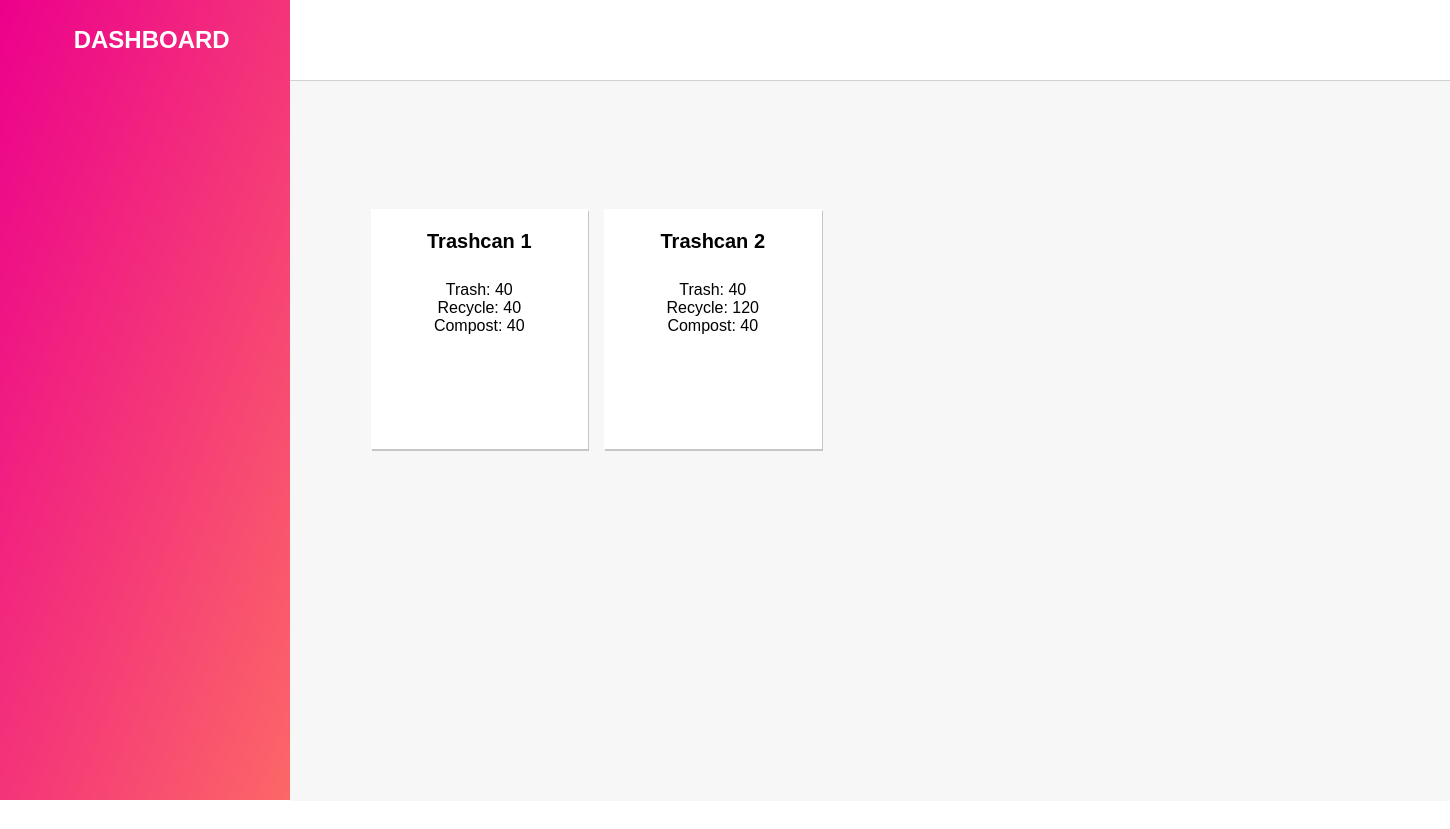
Before: / with the older database file.
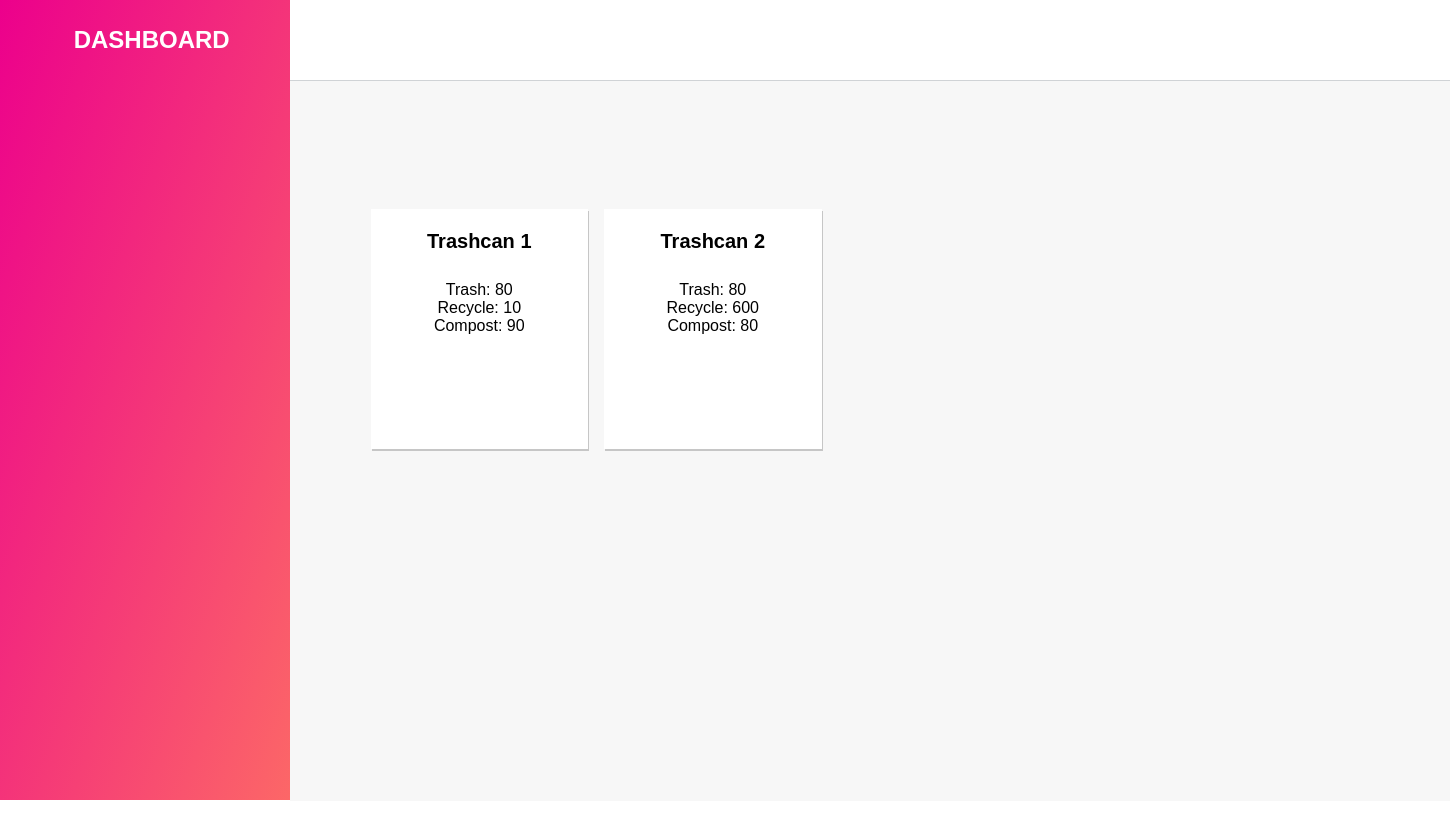
After: the same page with the newer database file.
### app.py (models this page shows, shortened)
class trashcan(db.Model):
	dustbin_id = db.Column(db.Integer, primary_key = True, unique = True)
	trash = db.Column(db.Integer, nullable = True)
	compost = db.Column(db.Integer, nullable = True)
	recycling = db.Column(db.Integer, nullable = True)

### app.py (the view, shortened to what this page needs)
@app.route('/', methods = ['POST', 'GET'])
def index():
	if request.method == 'GET':
		bins = trashcan.query.all()
		return render_template('index.html', bins = bins)

### templates/index.html (shortened to what this page needs)
<!DOCTYPE html>
<html>
<head>
	<link rel="stylesheet" type="text/css" href="index.css">
	<link rel="stylesheet" type="text/css" href="{{ url_for('static', filename = 'css/index.css') }}">
	<link rel="stylesheet" type="text/css" href="{{ url_for('static', filename = 'css/quicksand.css') }}">
</head>
<body>
	<div id = "container">
		<div id = "navigation">
			<div id = "dashboard-heading"> &nbsp; DASHBOARD</div>
		</div>
		<div id = "info">
			<div id = "topbar"></div>
			<div id = "data">
				<div id = "metrics-container">
					<div id = "metrics">
						{% for trashcan in bins%}
						<div class = "dustbin">
							<div class = "dustbin-header">Trashcan {{ trashcan.dustbin_id }}</div>
							<div class = "dustbin-data">
								Trash: {{ trashcan.trash }}<br>
								Recycle: {{ trashcan.recycling }}<br>
								Compost: {{ trashcan.compost }}<br>
							</div>
						</div>
						{%endfor%}
					</div>
				</div>
			</div>
		</div>
	</div>
</body>
</html>

### static/css/index.css (style rules this page uses)
body { padding: 0; margin:0; font-family: "Quicksand", sans-serif; overflow: hidden; }
#container { width: 100vw; height: 100vh; display: flex; }
#navigation { width: 20vw; height: 100vh; background-image: linear-gradient(to bottom right, #ec008c, #fc6767); }
#info { width: 80vw; height: 100vw; display: inline-block; }
#topbar { height: 10vh; width: 100vw; border-bottom: 1px solid #d0d3d6; z-index: 1; }
#data { height: 90vh; width: 80vw; background: #f7f7f7; text-align: center; }
#metrics-container { width: 70vw; height: 60vh; display: inline-block; margin-top: 15vh; }
#metrics { width: 70vw; height: 60vh; display: flex; }
.dustbin-header { height: 8vh; width: 15vw; font-weight: bold; font-size: 2.5vh; line-height: 8vh; margin-bottom: 1vh; }
.dustbin { width: 15vw; height: 30vh; background-color: white; box-shadow: 1px 2px rgba(0, 0, 0, 0.2); display: inline-block; margin: 1vh; }
#dashboard-heading { height: 10vh; color: white; font-size: 3vh; line-height: 10vh; font-weight: bold; text-align: center; }

Changed rows visible on the page:
changed trashcan id 1: trash "40" → "80"; recycling "40" → "10"; compost "40" → "90"
changed trashcan id 2: trash "40" → "80"; recycling "120" → "600"; compost "40" → "80"
